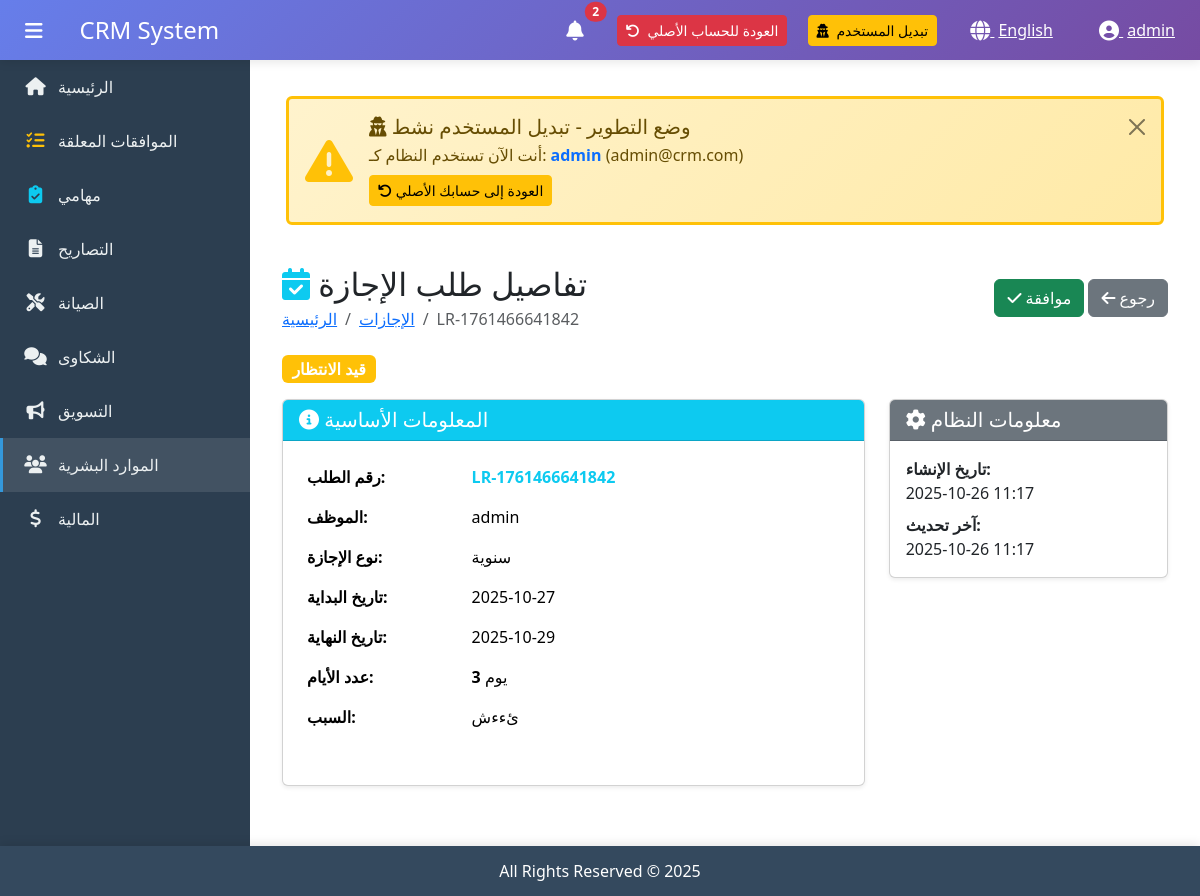
The app's page /en/hr/2/ (signed in), older data.
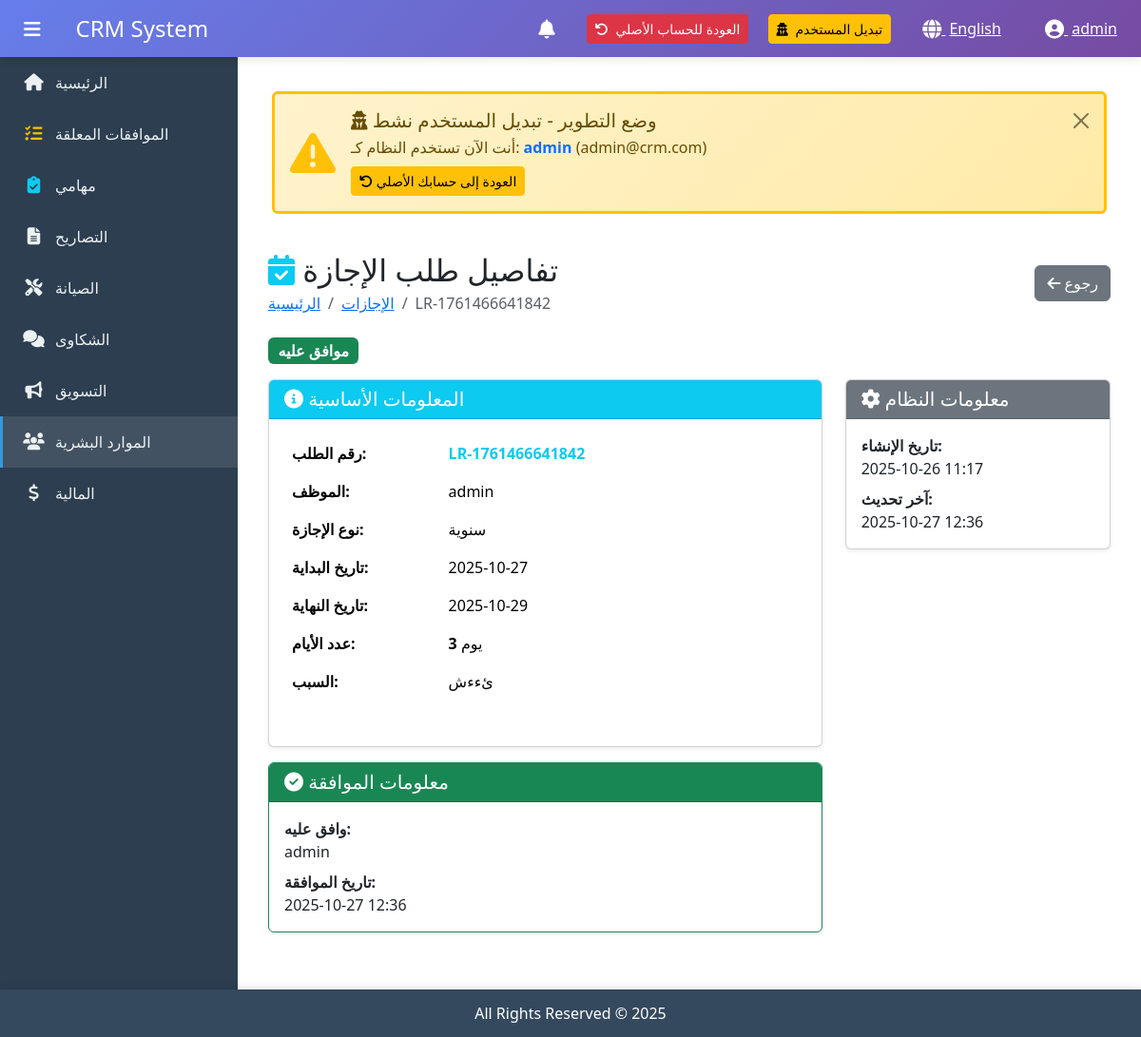
The same page, newer data.
### apps/hr/models.py (models this page shows, shortened)
class LeaveRequest(models.Model):
    LEAVE_TYPE_CHOICES = [
        ('annual', _('سنوية')),
        ('sick', _('مرضية')),
        ('emergency', _('طارئة')),
        ('unpaid', _('بدون راتب')),
        ('maternity', _('أمومة')),
        ('paternity', _('أبوة')),
        ('other', _('أخرى')),
    ]
    STATUS_CHOICES = [
        ('pending', _('قيد الانتظار')),
        ('approved', _('موافق عليه')),
        ('rejected', _('مرفوض')),
        ('cancelled', _('ملغي')),
    ]
    request_number = models.CharField(max_length=50, unique=True, verbose_name=_('رقم الطلب'))
    employee = models.ForeignKey(settings.AUTH_USER_MODEL, on_delete=models.CASCADE, related_name='leave_requests', verbose_name=_('الموظف'))
    leave_type = models.CharField(max_length=20, choices=LEAVE_TYPE_CHOICES, verbose_name=_('نوع الإجازة'))
    start_date = models.DateField(verbose_name=_('تاريخ البداية'))
    end_date = models.DateField(verbose_name=_('تاريخ النهاية'))
    days_count = models.IntegerField(verbose_name=_('عدد الأيام'))
    reason = models.TextField(verbose_name=_('السبب'))
    status = models.CharField(max_length=20, choices=STATUS_CHOICES, default='pending', verbose_name=_('الحالة'))
    approved_by = models.ForeignKey(settings.AUTH_USER_MODEL, on_delete=models.SET_NULL, null=True, blank=True, related_name='approved_leaves', verbose_name=_('وافق عليه'))
    approval_date = models.DateTimeField(blank=True, null=True, verbose_name=_('تاريخ الموافقة'))
    rejection_reason = models.TextField(blank=True, null=True, verbose_name=_('سبب الرفض'))
    created_at = models.DateTimeField(auto_now_add=True, verbose_name=_('تاريخ الإنشاء'))
    updated_at = models.DateTimeField(auto_now=True, verbose_name=_('تاريخ التحديث'))
    class Meta:
        verbose_name = _('طلب إجازة')
        verbose_name_plural = _('طلبات الإجازات')
        db_table = 'hr_leaverequest'
        ordering = ['-created_at']

### apps/accounts/models.py (models this page shows, shortened)
class CustomUser(AbstractUser):
    phone_regex = RegexValidator(
        regex=r'^\+?1?\d{9,15}$',
        message=_("رقم الهاتف يجب أن يكون بالصيغة: '+999999999'. حتى 15 رقم مسموح.")
    )
    phone = models.CharField(
        validators=[phone_regex],
        max_length=17,
        blank=True,
        null=True,
        verbose_name=_('رقم الهاتف')
    )
    mobile = models.CharField(
        validators=[phone_regex],
        max_length=17,
        blank=True,
        null=True,
        verbose_name=_('رقم الجوال')
    )
    department = models.ForeignKey(
        Department,
        on_delete=models.SET_NULL,
        null=True,
        blank=True,
        related_name='users',
        verbose_name=_('القسم')
    )
    job_title = models.CharField(
        max_length=100,
        blank=True,
        null=True,
        verbose_name=_('المسمى الوظيفي')
    )
    employee_id = models.CharField(
        max_length=50,
        unique=True,
        blank=True,
        null=True,
        verbose_name=_('رقم الموظف')
    )
    profile_image = models.ImageField(
        upload_to='profiles/',
        blank=True,
        null=True,
        verbose_name=_('صورة الملف الشخصي')
    )
    address = models.TextField(
        blank=True,
        null=True,
        verbose_name=_('العنوان')
    )
    date_of_birth = models.DateField(
        blank=True,
        null=True,
        verbose_name=_('تاريخ الميلاد')
    )
    hire_date = models.DateField(
        blank=True,
        null=True,
        verbose_name=_('تاريخ التعيين')
    )
    is_active = models.BooleanField(
        default=True,
        verbose_name=_('نشط')
    )
    LANGUAGE_CHOICES = [
        ('ar', _('العربية')),
        ('en', _('English')),
    ]
    preferred_language = models.CharField(
        max_length=2,
        choices=LANGUAGE_CHOICES,
        default='ar',
        verbose_name=_('اللغة المفضلة')
    )
    created_at = models.DateTimeField(
        auto_now_add=True,
        verbose_name=_('تاريخ الإنشاء')
    )
    updated_at = models.DateTimeField(
        auto_now=True,
        verbose_name=_('تاريخ التحديث')
    )
    class Meta:
        verbose_name = _('المستخدم')
        verbose_name_plural = _('المستخدمون')
        db_table = 'accounts_customuser'
        ordering = ['-date_joined']
    def get_full_name(self):
        full_name = f"{self.first_name} {self.last_name}".strip()
        return full_name if full_name else self.username

### apps/hr/views.py (the view)
# urls.py: path('<int:pk>/', views.leave_request_detail, name='leave_request_detail'),
@login_required
@staff_required
def leave_request_detail(request, pk):
    leave_request = get_object_or_404(
        LeaveRequest.objects.select_related('employee', 'approved_by'),
        pk=pk
    )
    context = {
        'leave_request': leave_request,
    }
    return render(request, 'hr/leave_request_detail.html', context)

### apps/accounts/context_processors.py (called while the page is built, shortened)
def user_permissions(request):
    if not request.user.is_authenticated:
        return {
            'user_modules': [],
            'user_permissions_dict': {},
        }
    if request.user.is_superuser:
        return {
            'user_modules': ['permits', 'maintenance', 'complaints', 'marketing', 'hr', 'finance'],
            'user_permissions_dict': {
                'permits': ['view', 'add', 'change', 'delete', 'export', 'approve'],
                'maintenance': ['view', 'add', 'change', 'delete', 'export'],
                'complaints': ['view', 'add', 'change', 'delete', 'export'],
                'marketing': ['view', 'add', 'change', 'delete', 'export'],
                'hr': ['view', 'add', 'change', 'delete', 'export'],
                'finance': ['view', 'add', 'change', 'delete', 'export'],
            },
        }

### apps/core/context_processors.py (called while the page is built)
def system_settings(request):
    settings = SystemSettings.load()
    return {
        'settings': settings,
        'CURRENCY': settings.currency,
        'CURRENCY_SYMBOL': settings.currency_symbol,
        'DATE_FORMAT': settings.date_format,
    }

### templates/hr/leave_request_detail.html (shortened to what the changed rows need)
{% extends 'base.html' %}
{% load i18n %}
{% block content %}
<div class="container-fluid py-4">
    <div class="row mb-4">
        <div class="col-12">
            <div class="d-flex justify-content-between align-items-center">
                <div>
                    <h2 class="mb-1">
                        <i class="fas fa-calendar-check text-info"></i>
                        {% trans "تفاصيل طلب الإجازة" %}
                    </h2>
                    <nav aria-label="breadcrumb">
                        <ol class="breadcrumb mb-0">
                            <li class="breadcrumb-item"><a href="{% url 'core:dashboard' %}">{% trans "الرئيسية" %}</a></li>
                            <li class="breadcrumb-item"><a href="{% url 'hr:leave_request_list' %}">{% trans "الإجازات" %}</a></li>
                            <li class="breadcrumb-item active">{{ leave_request.request_number }}</li>
                        </ol>
                    </nav>
                </div>
                <div>
                    {% if leave_request.status == 'pending' and user.is_staff %}
                    <a href="{% url 'hr:leave_request_approve' leave_request.pk %}" class="btn btn-success">
                        <i class="fas fa-check"></i>
                        {% trans "موافقة" %}
                    </a>
                    {% endif %}
                    <a href="{% url 'hr:leave_request_list' %}" class="btn btn-secondary">
                        <i class="fas fa-arrow-left"></i>
                        {% trans "رجوع" %}
                    </a>
                </div>
            </div>
        </div>
    </div>
    <div class="row mb-3">
        <div class="col-12">
            <span class="badge bg-{% if leave_request.status == 'approved' %}success{% elif leave_request.status == 'rejected' %}danger{% elif leave_request.status == 'pending' %}warning{% else %}secondary{% endif %} fs-6">
                {{ leave_request.get_status_display }}
            </span>
        </div>
    </div>
    <div class="row">
        <div class="col-lg-8">
            <div class="card shadow-sm mb-3">
                <div class="card-body">
                    <table class="table table-borderless">
                        <tr>
                            <th width="30%">{% trans "رقم الطلب" %}:</th>
                            <td><strong class="text-info">{{ leave_request.request_number }}</strong></td>
                        </tr>
                        <tr>
                            <th>{% trans "الموظف" %}:</th>
                            <td>{{ leave_request.employee.get_full_name|default:leave_request.employee.username }}</td>
                        </tr>
                        <tr>
                            <th>{% trans "نوع الإجازة" %}:</th>
                            <td>{{ leave_request.get_leave_type_display }}</td>
                        </tr>
                        <tr>
                            <th>{% trans "تاريخ البداية" %}:</th>
                            <td>{{ leave_request.start_date|date:"Y-m-d" }}</td>
                        </tr>
                        <tr>
                            <th>{% trans "تاريخ النهاية" %}:</th>
                            <td>{{ leave_request.end_date|date:"Y-m-d" }}</td>
                        </tr>
                        <tr>
                            <th>{% trans "عدد الأيام" %}:</th>
                            <td><strong>{{ leave_request.days_count }}</strong> {% trans "يوم" %}</td>
                        </tr>
                        <tr>
                            <th>{% trans "السبب" %}:</th>
                            <td>{{ leave_request.reason|linebreaks }}</td>
                        </tr>
                    </table>
                </div>
            </div>
            {% if leave_request.status == 'approved' %}
            <div class="card shadow-sm mb-3 border-success">
                <div class="card-header bg-success text-white">
                    <h5 class="mb-0">
                        <i class="fas fa-check-circle"></i>
                        {% trans "معلومات الموافقة" %}
                    </h5>
                </div>
                <div class="card-body">
                    <p class="mb-2">
                        <strong>{% trans "وافق عليه" %}:</strong><br>
                        {{ leave_request.approved_by.get_full_name|default:leave_request.approved_by.username }}
                    </p>
                    <p class="mb-0">
                        <strong>{% trans "تاريخ الموافقة" %}:</strong><br>
                        {{ leave_request.approval_date|date:"Y-m-d H:i" }}
                    </p>
                </div>
            </div>
            {% endif %}
        </div>
        <div class="col-lg-4">
            <div class="card shadow-sm mb-3">
                <div class="card-body">
                    <p class="mb-2">
                        <strong>{% trans "تاريخ الإنشاء" %}:</strong><br>
                        {{ leave_request.created_at|date:"Y-m-d H:i" }}
                    </p>
                    <p class="mb-0">
                        <strong>{% trans "آخر تحديث" %}:</strong><br>
                        {{ leave_request.updated_at|date:"Y-m-d H:i" }}
                    </p>
                </div>
            </div>
        </div>
    </div>
</div>
{% endblock %}

### templates/base.html (shortened to what the changed rows need)
{% load static %}
{% load i18n %}
<!DOCTYPE html>
<html lang="{{ LANGUAGE_CODE }}" dir="{% if LANGUAGE_CODE == 'ar' %}rtl{% else %}ltr{% endif %}">
<head>
    {% if LANGUAGE_CODE == 'ar' %}
        <link href="https://cdn.jsdelivr.net/npm/bootstrap@5.3.2/dist/css/bootstrap.rtl.min.css" rel="stylesheet">
    {% else %}
        <link href="https://cdn.jsdelivr.net/npm/bootstrap@5.3.2/dist/css/bootstrap.min.css" rel="stylesheet">
    {% endif %}
    <link rel="stylesheet" href="https://cdnjs.cloudflare.com/ajax/libs/font-awesome/6.5.1/css/all.min.css">
</head>
<body>
    <header class="main-header">
        <div class="container-fluid h-100">
            <div class="row h-100 align-items-center">
                <div class="col-auto">
                    <div class="dropdown d-inline-block me-3">
                        <button class="btn btn-link text-white position-relative" data-bs-toggle="dropdown" id="notificationBell">
                            <i class="fas fa-bell fa-lg"></i>
                            {% if unread_notifications_count > 0 %}
                            <span class="position-absolute top-0 start-100 translate-middle badge rounded-pill bg-danger" id="notificationBadge">
                                {{ unread_notifications_count }}
                            </span>
                            {% endif %}
                        </button>
                    </div>
                            <span class="ms-1">{% get_current_language as LANGUAGE_CODE %}{% if LANGUAGE_CODE == 'ar' %}العربية{% else %}English{% endif %}</span>
                            {% get_current_language as LANGUAGE_CODE %}
                            {% get_available_languages as LANGUAGES %}
                            {% get_language_info_list for LANGUAGES as languages %}
                </div>
            </div>
        </div>
    </header>
    <main class="main-content" id="mainContent">
        {% block content %}{% endblock %}
    </main>
</body>
</html>

Row changes from the older to the newer data that the page shows:
changed LeaveRequest "LR-1761466641842": status "قيد الانتظار" → "موافق عليه"; approved_by.get_full_name (not shown) → "admin"; approval_date (not shown) → "2025-10-27 12:36"; updated_at "2025-10-26 11:17" → "2025-10-27 12:36"
Text that changed along with them:
{{ unread_notifications_count }}: "2" → (not shown)
text no longer shown: "موافقة"
text now shown: "معلومات الموافقة وافق عليه : تاريخ الموافقة :"
